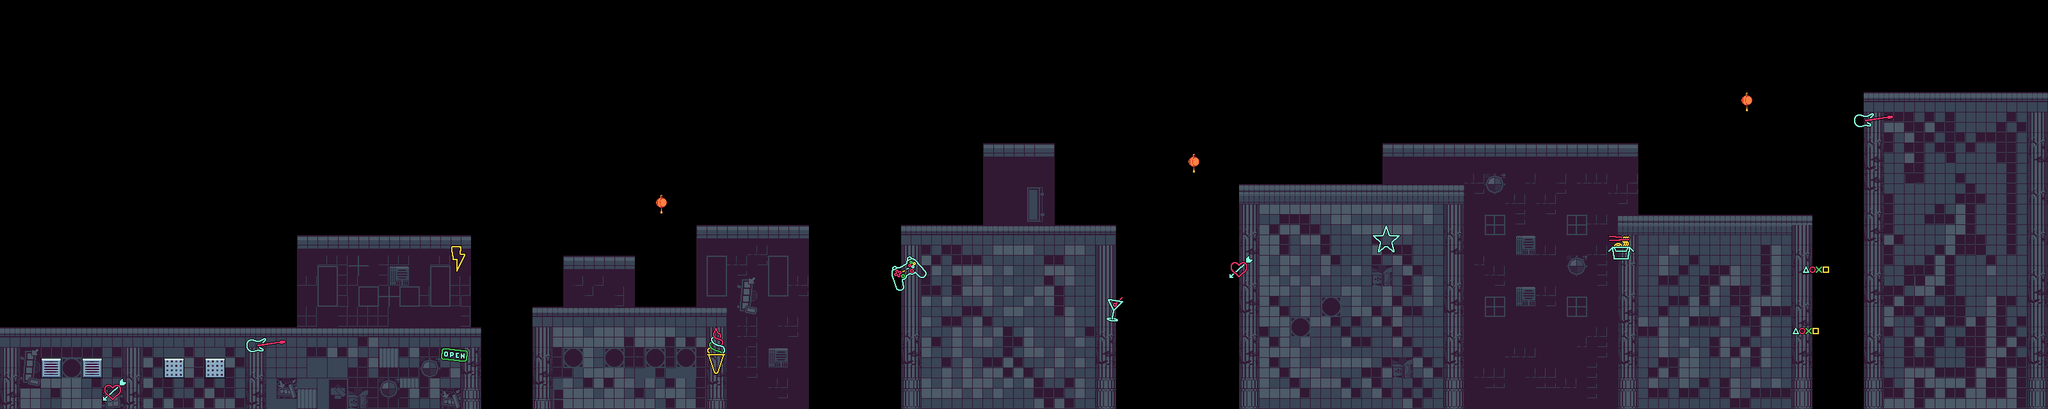

This is a level from a 2D game, rendered from its Tiled map with the project's own tilesets. A one-line summary and the map file follow, with tile-layer data summarised:
An orthogonal 200x40 tile map with 16x16 px tiles, 2 tile layers (Blocks, Assets), 2 tilesets and 24 objects.

<map version="1.10" tiledversion="1.11.2" orientation="orthogonal" renderorder="right-down" width="200" height="40" tilewidth="16" tileheight="16" infinite="0" nextlayerid="10" nextobjectid="36">
 <tileset firstgid="1" source="City.tsx" />
 <tileset firstgid="401" source="Asset.tsx" />
 <layer id="1" name="Blocks" width="200" height="40">
  <data>[8000 cells, 3196 non-empty, 155 distinct tile ids]</data>
 </layer>
 <layer id="2" name="Assets" width="200" height="40">
  <data>[8000 cells, 115 non-empty, 86 distinct tile ids]</data>
 </layer>
 <objectgroup id="4" name="wall">
  <object id="7" x="0" y="511.333" width="752.667" height="128.667" />
  <object id="10" x="833.333" y="479.333" width="301.333" height="160" />
  <object id="14" x="1407.33" y="352.667" width="335.333" height="287.333" />
  <object id="15" x="1936" y="289.333" width="350" height="352.667" />
  <object id="17" x="2528.67" y="338" width="302" height="300" />
  <object id="19" x="2912.83" y="145" width="287.167" height="495" />
 </objectgroup>
 <objectgroup id="7" name="platform">
  <object id="8" x="464" y="367.333" width="271.333" height="24.6667" />
  <object id="11" x="880" y="401.333" width="110.667" height="20.6667" />
  <object id="12" x="1089.33" y="354" width="174" height="22" />
  <object id="13" x="1534" y="224.667" width="116.667" height="20.6667" />
  <object id="18" x="2160.67" y="222.667" width="400.667" height="23.3333" />
 </objectgroup>
 <objectgroup id="3" name="player">
  <object id="5" x="8.25" y="482.625" width="12" height="28" />
 </objectgroup>
 <objectgroup id="5" name="enemy_1">
  <object id="20" x="645.818" y="479.364" width="16" height="32" />
  <object id="21" x="560" y="336" width="16" height="32" />
  <object id="22" x="1054.75" y="448" width="16" height="32" />
  <object id="23" x="1221" y="322.5" width="16" height="32" />
  <object id="26" x="2189" y="257.5" width="16" height="32" />
 </objectgroup>
 <objectgroup id="6" name="enemy_2">
  <object id="24" x="1573.25" y="193.5" width="16" height="32" />
  <object id="25" x="2615" y="306.364" width="16" height="32" />
  <object id="27" x="2987.5" y="111.5" width="16" height="32" />
 </objectgroup>
 <objectgroup id="9" name="refill">
  <object id="28" x="1023.75" y="302.75" width="20.25" height="33.25" />
  <object id="29" x="1855.38" y="238.875" width="20.25" height="33.25" />
  <object id="31" x="2717.88" y="146.375" width="20.25" height="33.25" />
 </objectgroup>
 <objectgroup id="8" name="next_level">
  <object id="9" x="3199" y="0" width="228" height="637" />
 </objectgroup>
</map>